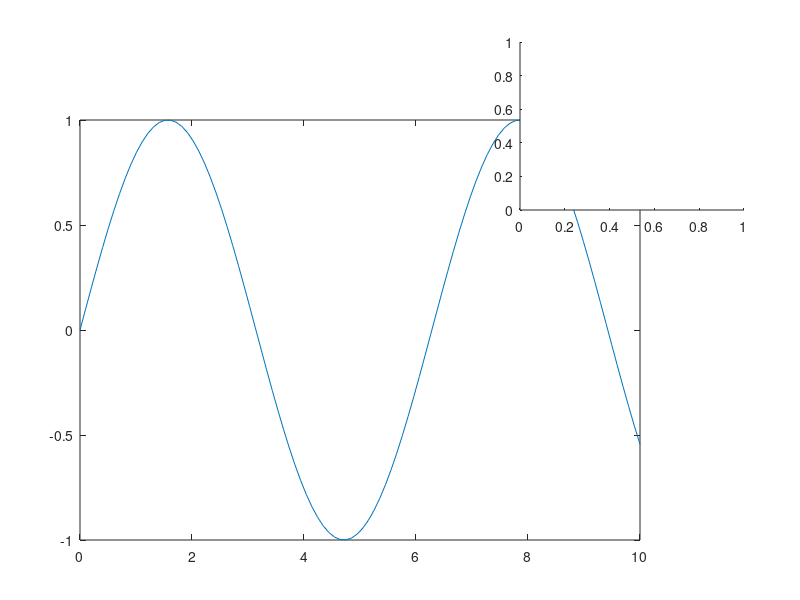

Reproduce this figure in MATLAB. (Note: this script raises an error after producing the figure.)
%=============================================================================
% Copyright (c) 2016-present Allan CORNET (Nelson)
%=============================================================================
% This file is part of the Nelson.
%=============================================================================
% LICENCE_BLOCK_BEGIN
% SPDX-License-Identifier: LGPL-3.0-or-later
% LICENCE_BLOCK_END
%=============================================================================
% <--ADV-CLI MODE-->
%=============================================================================
f = figure();
ax1 = axes('Position', [0.1 0.1 0.7 0.7]);
ax2 = axes('Position', [0.65 0.65 0.28 0.28]);
x = linspace(0,10);
y1 = sin(x);
y2 = cos(x);
plot(ax1, x, y1);
assert_isequal(ax2, gca());
plot(ax2, x, y2);
assert_isequal(ax2, gca());
%=============================================================================
axes(ax1)
assert_isequal(ax1, gca());
%=============================================================================
R = properties(gca());
REF = {'ALim';
'ALimMode';
'AlphaMap';              
'AmbientLightColor';     
'Box'; 
'CLim';
'CLimMode';              
'CameraPosition';        
'CameraPositionMode';    
'CameraTarget';          
'CameraTargetMode';      
'CameraUpVector';        
'CameraUpVectorMode';    
'CameraViewAngle';       
'CameraViewAngleMode';   
'Children';              
'Clipping';              
'Color';                 
'ColorOrder'; 
'ColorOrderIndex'; 
'Colormap';           
'DataAspectRatio';       
'DataAspectRatioMode';   
'DataLimits';            
'FontAngle';             
'FontName';              
'FontSize';              
'FontUnits';             
'FontWeight';            
'GridLineStyle';         
'HandleVisibility';      
'HitTest';               
'Interruptible';         
'Layer';                 
'LineStyleOrder';        
'LineStyleOrderIndex';
'LineWidth';             
'MinorGridLineStyle';    
'NextPlot';              
'OuterPosition';         
'Parent';                
'PlotBoxAspectRatio';    
'PlotBoxAspectRatioMode';
'Position';              
'PositionMode';          
'Projection';            
'Selected';              
'SelectionHighlight';    
'Tag'; 
'TextHeight';            
'TickDir';               
'TickDirMode';           
'TickLength';            
'TightInset';            
'Title';                 
'Type';
'Units';                 
'UserData';              
'Visible';               
'XAxisLocation';         
'XColor';                
'XDir';
'XGrid';                 
'XLabel';                
'XLim';
'XLimMode';              
'XMinorGrid';            
'XScale';                
'XTick';                 
'XTickLabel';            
'XTickLabelMode';        
'XTickMode';             
'YAxisLocation';         
'YColor';                
'YDir';
'YGrid';                 
'YLabel';                
'YLim';
'YLimMode';              
'YMinorGrid';            
'YScale';                
'YTick';                 
'YTickLabel';            
'YTickLabelMode';        
'YTickMode';             
'ZColor';                
'ZDir';
'ZGrid';                 
'ZLabel';                
'ZLim';
'ZLimMode';              
'ZMinorGrid';            
'ZScale';                
'ZTick';                 
'ZTickLabel';            
'ZTickLabelMode';        
'ZTickMode'};
assert_isequal(R, REF);
%=============================================================================
